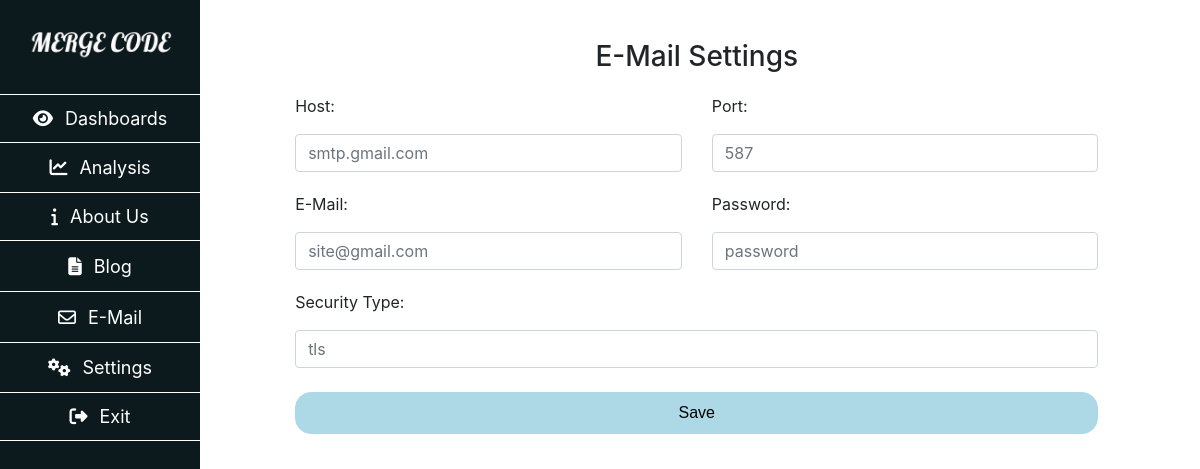
Page /mc-admin/email-settings.php (signed in) on the committed database.
### tables this page shows
CREATE TABLE IF NOT EXISTS `mail_settings` (
  `id` int(11) NOT NULL AUTO_INCREMENT,
  `host` text NOT NULL,
  `port` int(5) NOT NULL,
  `secure` varchar(5) NOT NULL,
  `mail` text NOT NULL,
  `password` varchar(50) NOT NULL,
  PRIMARY KEY (`id`)
);

### mc-admin/email-settings.php (the view, shortened to what this page needs)
<?php include("header.php"); ?>
<?php
	$sorgu = $conn->query("SELECT * FROM mail_settings WHERE id='1'");
	while ($mail_settings_oku = mysqli_fetch_array($sorgu)) {
		$host = $mail_settings_oku['host'];
		$port = $mail_settings_oku['port'];
		$email = $mail_settings_oku['mail'];
		$password = $mail_settings_oku['password'];
		$secure = $mail_settings_oku['secure'];
	}
?>
<div class="container-fluid h-100">
	<div class="row h-100">
		<div class="col-lg-2 col-md-2 col-sm-12 col-xs-12" id="sidebar">
			<?php include("sidebar.php"); ?>
		</div>
			<?php include("sidebar-mobile.php"); ?>
		<div id="main-content" class="col-lg-10 col-md-10 col-sm-12 col-xs-12">
			<div class="row justify-content-md-center">
				<div class="col-md-10 col-sm-12">
					<form id="frm" class="row">
						<div class="col-12 text-center">
		        			<div id="sonuc"></div><br />
		        		</div>
						<h3 class="col-12 text-center pt-3"><?php echo $lang["email-settings"];?></h3>
						<div class="col-md-6 col-sm-12 float-left mt-1 pt-2 pb-2">
							<p><?php echo $lang["host"];?>:</p>
							<input type="text" class="form-control" name="host" placeholder="<?php echo $host;?>" aria-describedby="basic-addon1">
						</div>
						<div class="col-md-6 col-sm-12 float-left mt-1 pt-2 pb-2">
							<p><?php echo $lang["port"];?>:</p>
							<input type="text" class="form-control" name="port" placeholder="<?php echo $port;?>" aria-describedby="basic-addon1">
						</div>
						<div class="col-md-6 col-sm-12 float-left mt-1 pt-2 pb-2">
							<p><?php echo $lang["email"];?>:</p>
							<input type="email" class="form-control" name="email" placeholder="<?php echo $email;?>" aria-describedby="basic-addon1">
						</div>
						<div class="col-md-6 col-sm-12 float-left mt-1 pt-2 pb-2">
							<p><?php echo $lang["password"];?>:</p>
							<input type="text" class="form-control" name="password" placeholder="<?php echo $password;?>" aria-describedby="basic-addon1">
						</div>
						<div class="col-md-12 col-sm-12 float-left mt-1 pt-2 pb-2">
							<p><?php echo $lang["secure"];?>:</p>
							<input type="text" class="form-control" name="secure" placeholder="<?php echo $secure; ?>" aria-describedby="basic-addon1">
						</div>
						<div class="col-12">
							<input class="send-button-100 mt-3" type="button" id="btn" value='<?php echo $lang["save"];?>'>
						</div>
					</form>
				</div>
			</div>
		</div>
	</div>
</div>

### mc-admin/css/style.css (style rules this page uses)
html, body { height:100%; }
.send-button-100 { width: 100%; background-color: lightblue; border: solid 1px lightblue; border-radius: 1rem; padding: 8px; font-family: Arial, Helvetica, sans-serif; }
#sidebar { background-color: #0c1a1e; color: white; height: 100%; z-index: 999; position: fixed; float: left; padding: 0; }
#main-content { margin-left: 16.4%; }

### rows in the picture
mail_settings: host "smtp.gmail.com", port "587", email "site@gmail.com", password "password", secure "tls"

### other values in the picture
$lang["dashboards"] "Dashboards"
$lang["analysis"] "Analysis"
$lang["about-us"] "About Us"
$lang["blog"] "Blog"
$lang["email"] "E-Mail"
$lang["settings"] "Settings"
$lang["exit"] "Exit"
$lang["email-settings"] "E-Mail Settings"
$lang["host"] "Host"
$lang["port"] "Port"
$lang["password"] "Password"
$lang["secure"] "Security Type"
